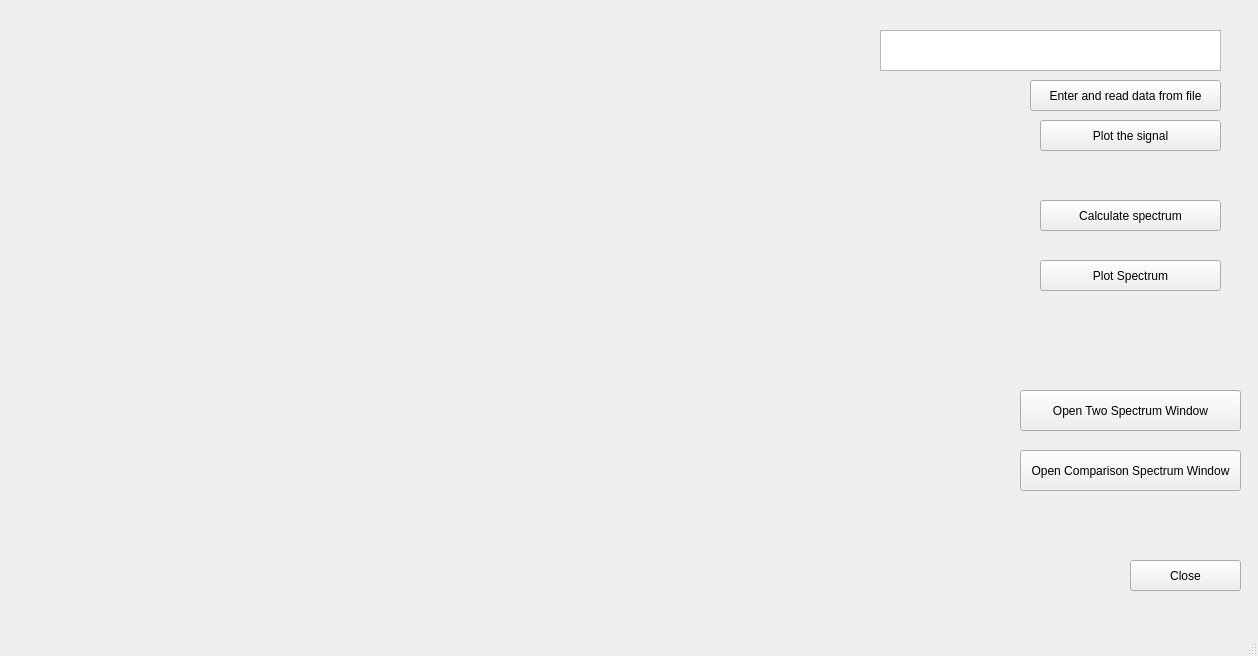
<?xml version="1.0" encoding="UTF-8"?>
<ui version="4.0">
 <class>MainWindow</class>
 <widget class="QMainWindow" name="MainWindow">
  <property name="geometry">
   <rect>
    <x>0</x>
    <y>0</y>
    <width>1258</width>
    <height>656</height>
   </rect>
  </property>
  <property name="windowTitle">
   <string>MainWindow</string>
  </property>
  <widget class="QWidget" name="centralwidget">
   <widget class="QPushButton" name="FindThePath">
    <property name="geometry">
     <rect>
      <x>1030</x>
      <y>80</y>
      <width>191</width>
      <height>31</height>
     </rect>
    </property>
    <property name="text">
     <string>Enter and read data from file</string>
    </property>
   </widget>
   <widget class="QTextBrowser" name="PathToFile">
    <property name="geometry">
     <rect>
      <x>880</x>
      <y>30</y>
      <width>341</width>
      <height>41</height>
     </rect>
    </property>
   </widget>
   <widget class="QCustomPlot" name="Signal" native="true">
    <property name="geometry">
     <rect>
      <x>20</x>
      <y>30</y>
      <width>841</width>
      <height>251</height>
     </rect>
    </property>
   </widget>
   <widget class="QPushButton" name="PlotSignal">
    <property name="geometry">
     <rect>
      <x>1040</x>
      <y>120</y>
      <width>181</width>
      <height>31</height>
     </rect>
    </property>
    <property name="text">
     <string>Plot the signal</string>
    </property>
   </widget>
   <widget class="QCustomPlot" name="Spectrum" native="true">
    <property name="geometry">
     <rect>
      <x>20</x>
      <y>320</y>
      <width>841</width>
      <height>251</height>
     </rect>
    </property>
   </widget>
   <widget class="QPushButton" name="CalculateSpectrum">
    <property name="geometry">
     <rect>
      <x>1040</x>
      <y>200</y>
      <width>181</width>
      <height>31</height>
     </rect>
    </property>
    <property name="text">
     <string>Calculate spectrum</string>
    </property>
   </widget>
   <widget class="QPushButton" name="PlotSpectrum">
    <property name="geometry">
     <rect>
      <x>1040</x>
      <y>260</y>
      <width>181</width>
      <height>31</height>
     </rect>
    </property>
    <property name="text">
     <string>Plot Spectrum</string>
    </property>
   </widget>
   <widget class="QPushButton" name="TwoSpectrumWindow">
    <property name="geometry">
     <rect>
      <x>1020</x>
      <y>390</y>
      <width>221</width>
      <height>41</height>
     </rect>
    </property>
    <property name="text">
     <string>Open Two Spectrum Window</string>
    </property>
   </widget>
   <widget class="QPushButton" name="SpectrumComparisonWindow">
    <property name="geometry">
     <rect>
      <x>1020</x>
      <y>450</y>
      <width>221</width>
      <height>41</height>
     </rect>
    </property>
    <property name="text">
     <string>Open Comparison Spectrum Window</string>
    </property>
   </widget>
   <widget class="QPushButton" name="CloseButton">
    <property name="geometry">
     <rect>
      <x>1130</x>
      <y>560</y>
      <width>111</width>
      <height>31</height>
     </rect>
    </property>
    <property name="text">
     <string>Close</string>
    </property>
   </widget>
  </widget>
  <widget class="QMenuBar" name="menubar">
   <property name="geometry">
    <rect>
     <x>0</x>
     <y>0</y>
     <width>1258</width>
     <height>26</height>
    </rect>
   </property>
  </widget>
  <widget class="QStatusBar" name="statusbar"/>
 </widget>
 <customwidgets>
  <customwidget>
   <class>QCustomPlot</class>
   <extends>QWidget</extends>
   <header location="global">qcustomplot.h</header>
   <container>1</container>
  </customwidget>
 </customwidgets>
 <resources/>
 <connections/>
</ui>
